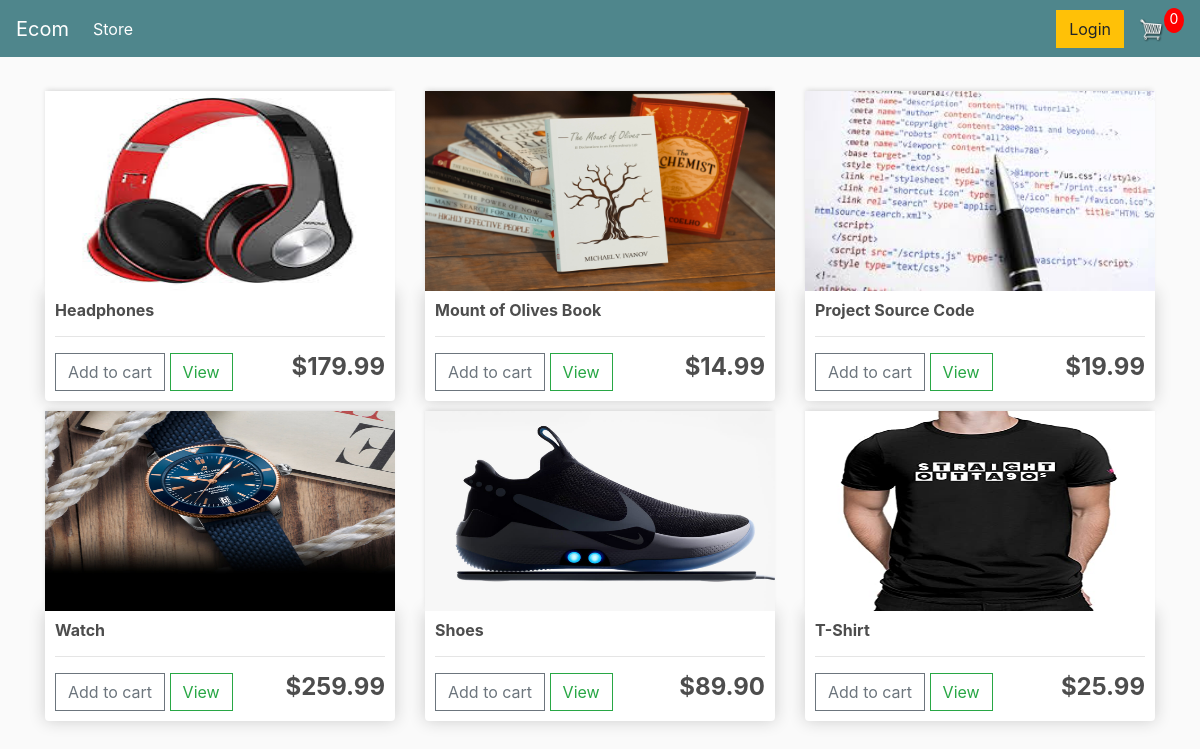
The page / on the database its author committed.
### store/models.py (models this page shows, shortened)
class Product(models.Model):
    name = models.CharField(max_length=200, null=True)
    price = models.DecimalField(max_digits=7, decimal_places=2)
    digital = models.BooleanField(default=False, null=True, blank=False)
    image = models.ImageField(null=True, blank=True, default='placeholder.png')
    @property
    def imageURL(self):
        try:
            url = self.image.url
        except:
            url = 'images/placeholder.png'
        return url

### store/views.py (the view)
# urls.py: path('', include('store.urls')),
def store(request):
    data = cartData(request)
    cartItems = data['cartItems']
    products = Product.objects.all()
    context = {'products':products, 'cartItems':cartItems}
    return render(request, 'store/store.html', context)

### store/utils.py (called while the page is built, shortened)
def cookieCart(request):
    try:
        cart = json.loads(request.COOKIES['cart'])
    except:
        cart = {}
    print("CArt:", cart)
    order = {'get_cart_total':0, 'get_cart_items':0}
    items = []
    cartItems = order['get_cart_items']
    return {'items': items, 'order': order, 'cartItems': cartItems}

def cartData(request):
    if request.user.is_authenticated:
        customer = request.user.customer
        order, created = Order.objects.get_or_create(customer=customer, complete=False)
        items = order.orderitem_set.all()
        cartItems = order.get_cart_items
    else:
        cookieData = cookieCart(request)
        cartItems = cookieData['cartItems']
        order = cookieData['order']
        items = cookieData['items']
    return {'cartItems':cartItems, 'order':order, 'items':items}

### store/templates/store/store.html
{% extends 'store/main.html' %}
{% load static %}
{% block content %}
    <div class="row">
        {% for product in products %}
        <div class="col-lg-4">
            <img class="thumbnail" src="{{ product.imageURL }}" alt="">
            <div class="box-element product">
                <h6><strong>{{product.name}}</strong></h6>
                <hr>
                <button data-product={{product.id}} data-action="add" class="btn btn-outline-secondary add-btn update-cart">Add to cart</button>
                <a class="btn btn-outline-success" href="#">View</a>
                <h4 style="display: inline-block;float:right"><strong>${{product.price|floatformat:2}}</strong></h4>
            </div>
        </div>
        {% endfor %}
    </div>
{% endblock content %}

### store/templates/store/main.html (shortened to what this page needs)
<!DOCTYPE html>
{% load static %}
<html lang="en">
<head>
    <link rel="stylesheet" href="https://stackpath.bootstrapcdn.com/bootstrap/4.5.2/css/bootstrap.min.css">
    <link rel="stylesheet" href="{% static 'css/main.css' %}">
</head>
<body>
    <nav class="navbar navbar-expand-lg navbar-dark bg-dark">
        <a class="navbar-brand" href="{% url 'store' %}">Ecom</a>
        <div class="collapse navbar-collapse" id="navbarSupportedContent">
            <ul class="navbar-nav mr-auto">
                <li class="nav-item active">
                    <a class="nav-link" href="{% url 'store' }">Store <span class="sr-only">(current)</span></a>
                </li>
            </ul>
            <div class="form-inline my-2 my-lg-0">
                <a href="#"class="btn btn-warning">Login</a>
                <a href="{% url 'cart' %}">
                    <img  id="cart-icon" src="{% static 'images/cart.png' %}">
                </a>
                <p id="cart-total">{{cartItems}}</p>
            </div>
        </div>
    </nav>
    <div class="container">
        <br>
        {% block content %}
        {% endblock content %}
    </div>
</body>
</html>

### static/css/main.css (style rules this page uses)
body { background-color: hsl(0, 0%, 98%); }
h1,h2,h3,h4,h5,h6 { color:hsl(0, 0%, 30%); }
.box-element { box-shadow:hsl(0, 0%, 80%) 0 0 16px; background-color: #fff; border-radius: 4px; padding: 10px; }
.thumbnail { width: 100%; height: 200px; -webkit-box-shadow: -1px -3px 5px -2px rgba(214,214,214,1); -moz-box-shadow: -1px -3px 5px -2px rgba(214,214,214,1); box-shadow: -1px -3px 5px -2px rgba(214,214,214,1); }
.product { border-radius: 0 0 4px 4px; }
.bg-dark { background-color: #4f868c!important; }
#cart-icon { width:25px; display: inline-block; margin-left: 15px; }
#cart-total { display: block; text-align: center; color:#fff; background-color: red; width: 20px; height: 25px; border-radius: 50%; font-size: 14px; }
.col-lg-4, .col-lg-6, .col-lg-8, .col-lg-12 { margin-top: 10px; }
.btn { border-radius: 0; }

### rows shown on the page
Product: imageURL (picture), name "Headphones", price "179.99"
Product: imageURL (picture), name "Mount of Olives Book", price "14.99"
Product: imageURL (picture), name "Project Source Code", price "19.99"
Product: imageURL (picture), name "Watch", price "259.99"
Product: imageURL (picture), name "Shoes", price "89.90"
Product: imageURL (picture), name "T-Shirt", price "25.99"

### other values the page prints
{{ cartItems }} "0"
